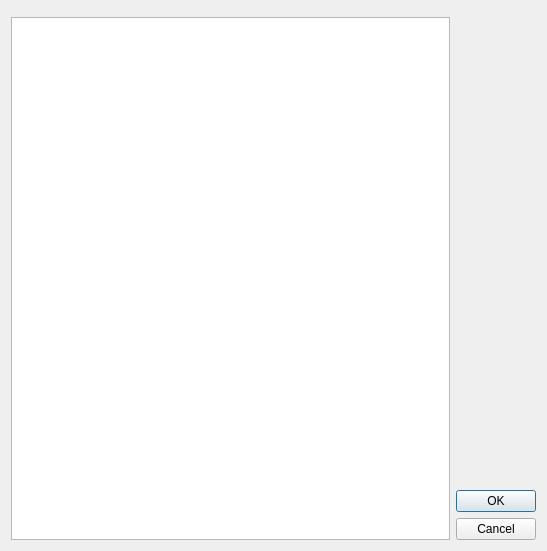
<?xml version="1.0" encoding="UTF-8"?>
<ui version="4.0">
 <class>ColorPresetsDialog</class>
 <widget class="QWidget" name="ColorPresetsDialog">
  <property name="geometry">
   <rect>
    <x>0</x>
    <y>0</y>
    <width>547</width>
    <height>551</height>
   </rect>
  </property>
  <property name="windowTitle">
   <string>Select Preset</string>
  </property>
  <layout class="QGridLayout" name="gridLayout">
   <item row="0" column="1" rowspan="2">
    <layout class="QVBoxLayout" name="verticalLayout">
     <item>
      <spacer name="verticalSpacer">
       <property name="orientation">
        <enum>Qt::Vertical</enum>
       </property>
       <property name="sizeHint" stdset="0">
        <size>
         <width>20</width>
         <height>40</height>
        </size>
       </property>
      </spacer>
     </item>
     <item>
      <widget class="QPushButton" name="okBtn">
       <property name="text">
        <string>OK</string>
       </property>
       <property name="default">
        <bool>true</bool>
       </property>
      </widget>
     </item>
     <item>
      <widget class="QPushButton" name="cancelBtn">
       <property name="text">
        <string>Cancel</string>
       </property>
      </widget>
     </item>
    </layout>
   </item>
   <item row="1" column="0">
    <widget class="QTableView" name="gradients">
     <property name="minimumSize">
      <size>
       <width>300</width>
       <height>0</height>
      </size>
     </property>
     <property name="editTriggers">
      <set>QAbstractItemView::AnyKeyPressed|QAbstractItemView::EditKeyPressed|QAbstractItemView::SelectedClicked</set>
     </property>
     <property name="showDropIndicator" stdset="0">
      <bool>true</bool>
     </property>
     <property name="selectionBehavior">
      <enum>QAbstractItemView::SelectRows</enum>
     </property>
     <property name="sortingEnabled">
      <bool>false</bool>
     </property>
     <attribute name="horizontalHeaderVisible">
      <bool>true</bool>
     </attribute>
     <attribute name="horizontalHeaderMinimumSectionSize">
      <number>10</number>
     </attribute>
     <attribute name="horizontalHeaderStretchLastSection">
      <bool>true</bool>
     </attribute>
     <attribute name="verticalHeaderVisible">
      <bool>false</bool>
     </attribute>
    </widget>
   </item>
  </layout>
 </widget>
 <resources/>
 <connections>
  <connection>
   <sender>okBtn</sender>
   <signal>clicked()</signal>
   <receiver>ColorPresetsDialog</receiver>
   <slot>close()</slot>
   <hints>
    <hint type="sourcelabel">
     <x>368</x>
     <y>527</y>
    </hint>
    <hint type="destinationlabel">
     <x>223</x>
     <y>275</y>
    </hint>
   </hints>
  </connection>
 </connections>
</ui>
